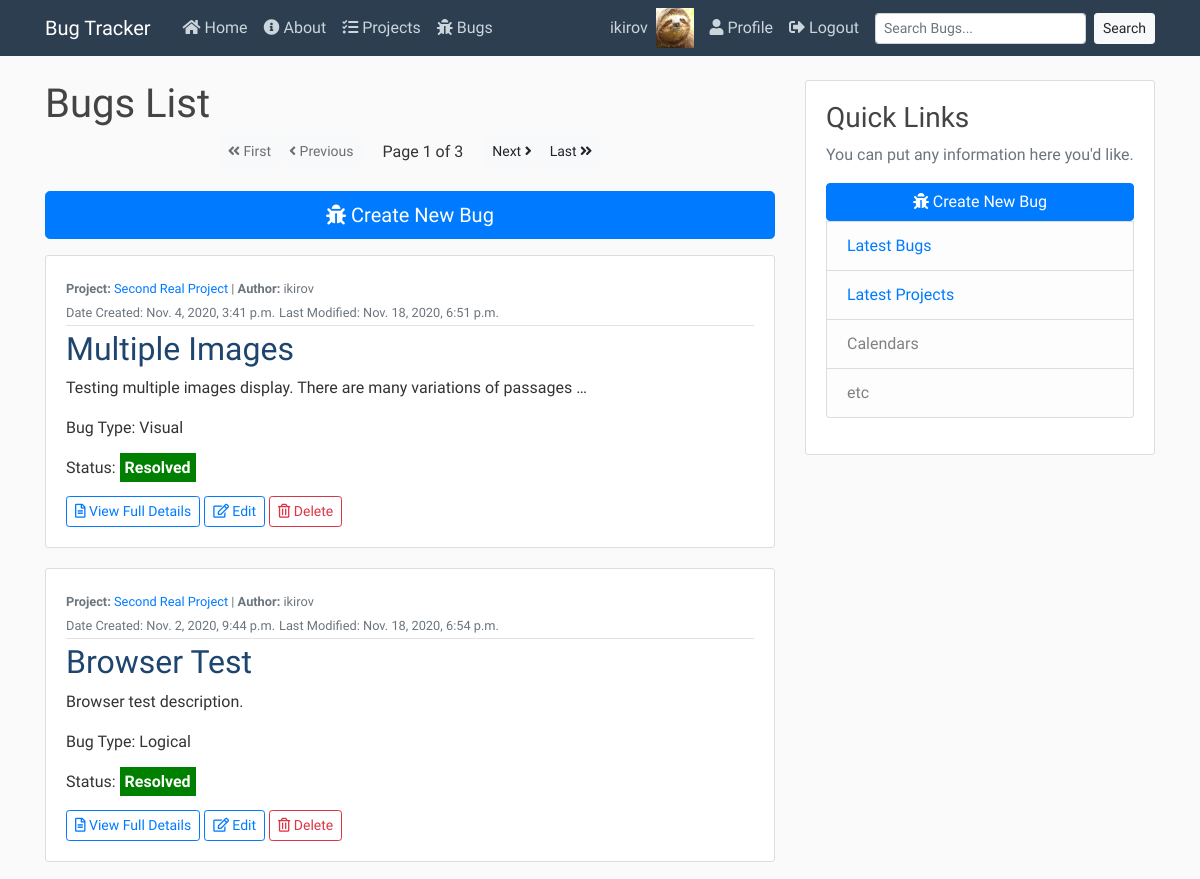
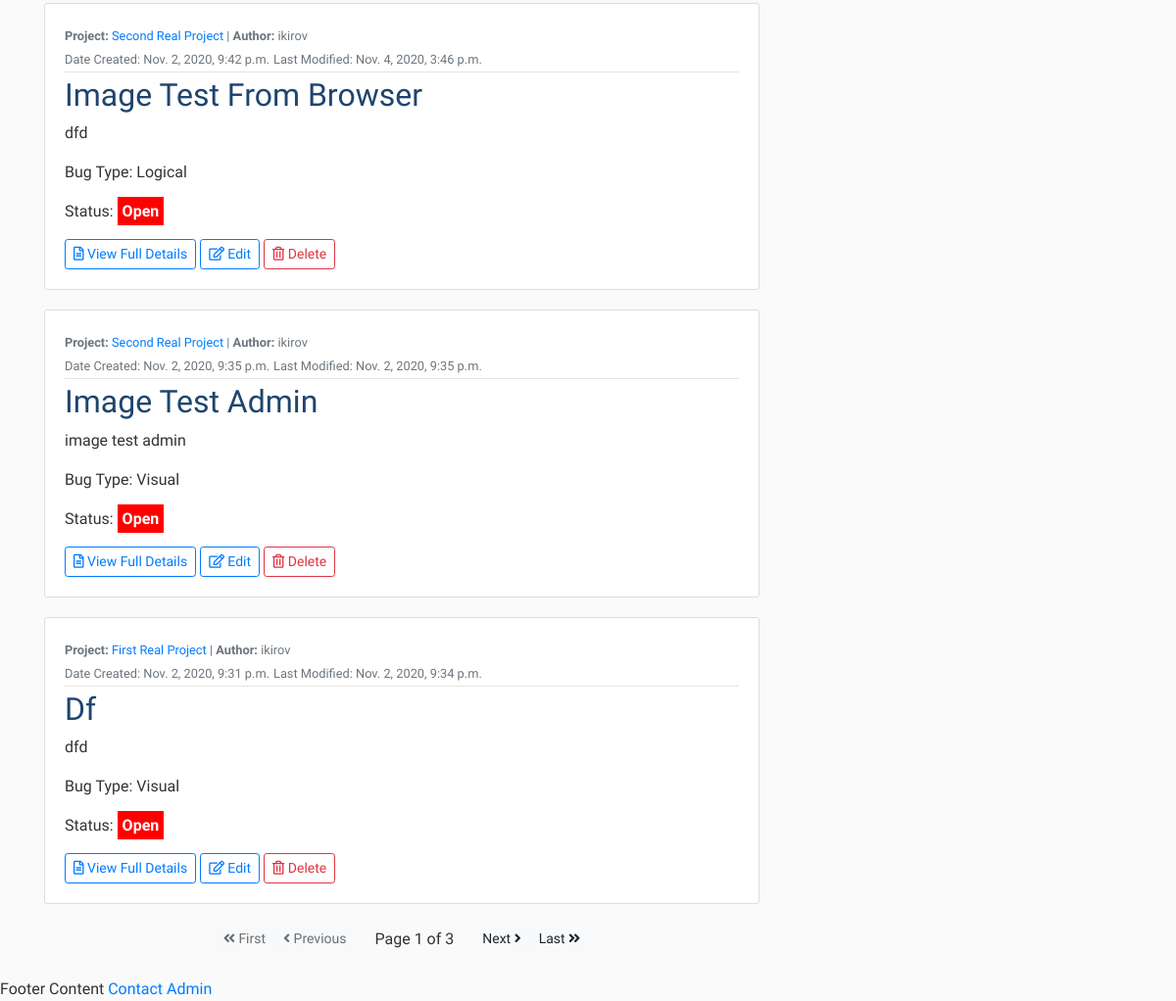
/bugs/ (signed in), run on the app's committed database (2 pictures, top to bottom).
### users/models.py (models this page shows, shortened)
class Profile(models.Model):
    user = models.OneToOneField(User, on_delete=models.CASCADE)
    image = models.ImageField(default='default.jpg', upload_to='profile_pics')

### projects/models.py (models this page shows, shortened)
class Bug(models.Model):
    author = models.ForeignKey(User, on_delete=models.DO_NOTHING)
    name = models.CharField(max_length=50)
    desc = models.CharField(max_length=2000, help_text="2000 character limit.")
    BUG_TYPES = (
        ('V', 'Visual'),
        ('L', 'Logical'),
        ('O', 'Other'),
    )
    bug_type = models.CharField(max_length=1, choices=BUG_TYPES)
    date_added = models.DateTimeField(auto_now_add=True)
    date_modified = models.DateTimeField(auto_now=True)
    project = models.ForeignKey(Project, on_delete=models.CASCADE)
    image = models.ImageField(upload_to='bug_pics', default='default_bug.png')
    image2 = models.ImageField(upload_to='bug_pics', default='default_bug.png')
    resolved = models.BooleanField(default=False)
    class Meta:
        ordering = ['-date_added']

class Project(models.Model):
    name = models.CharField(max_length=50)
    PROJ_TYPES = (
        ('D', 'Dev'),
        ('P', 'Print'),
        ('O', 'Other'),
    )
    proj_type = models.CharField(max_length=1, choices=PROJ_TYPES)
    date_added = models.DateTimeField(auto_now_add=True)
    date_modified = models.DateTimeField(auto_now=True)
    editors = models.ManyToManyField(User)
    def __str__(self):
        return self.name

### projects/views.py (the view)
# urls.py: path('bugs/', BugListView.as_view(), name="bugs-list"),
class BugListView(LoginRequiredMixin, ListView):
    model = Bug
    context_object_name = "bug_list"
    ordering = ['-date_added']
    paginate_by = 5

### projects/templates/projects/bug_list.html
{% extends "status/base.html" %}
{% block content %}
    <h1>Bugs List</h1>
    {% include 'projects/pagination.html' %}
    <p><a class="btn btn-primary btn-lg" style="width: 100%;" href="{% url 'bugs-create' %}"><i class="fas fa-bug"></i> Create New Bug</a></p>
    {% for bug in bug_list %}
        <article class="media content-section">
            <div class="media-body">
                <div class="article-metadata">
                    <small class="text-muted"><strong>Project:</strong> <a href="{% url 'bugs-project' bug.project.id %}">{{ bug.project }}</a> | <strong>Author:</strong> {{ bug.author }}<br/></small>
                    <small class="text-muted">Date Created: {{ bug.date_added }}</small>
                    <small class="text-muted">Last Modified: {{ bug.date_modified }}</small>
                </div>
                <h2><a class="article-title" href="{% url 'bugs-detail' bug.id %}">{{ bug.name|title }}</a></h2>
                <p>{{bug.desc|truncatewords:"10"}}</p>
                <p class="article-content">Bug Type: {{ bug.get_bug_type_display }}</p>
                <p>Status: {{bug.resolved|yesno:"<span style='font-weight: bold; color: white; background-color: green; padding: 5px;'>Resolved</span>, <span style='font-weight: bold; color: white; background-color: red; padding: 5px;'>Open</span>"|safe}}</p>
                <a class="btn btn-outline-primary btn-sm" href="{% url 'bugs-detail' bug.id %}"><i class="far fa-file-alt"></i> View Full Details</a>
                <a class="btn btn-outline-primary btn-sm" href="{% url 'bugs-update' bug.id %}"><i class="far fa-edit"></i> Edit</a>
                <a class="btn btn-outline-danger btn-sm" href="{% url 'bugs-delete' bug.id %}"><i class="far fa-trash-alt"></i> Delete</a>
            </div>
        </article>
    {% endfor %}
    {% include 'projects/pagination.html' %}
{% endblock content %}

### status/templates/status/base.html (shortened to what this page needs)
{% load static %}
<!DOCTYPE html>
<html lang="en">
<head>
    <link rel="stylesheet" href="https://cdn.jsdelivr.net/npm/bootstrap@4.5.3/dist/css/bootstrap.min.css">
    <link rel="stylesheet" href="{% static 'status/main.css' %}">
    <link rel="stylesheet" href="https://use.fontawesome.com/releases/v5.15.1/css/all.css">
</head>
<body>
    <header class="site-header">
        <nav class="navbar navbar-expand-lg navbar-dark bg-arctic-blue fixed-top">
            <div class="container">
            <a class="navbar-brand mr-4" href="{% url 'status-home' %}">Bug Tracker</a>
            <div class="collapse navbar-collapse" id="navbarToggle">
                <div class="navbar-nav mr-auto">
                <a class="nav-item nav-link" href="{% url 'status-home' %}"><i class="fas fa-home"></i> Home</a>
                <a class="nav-item nav-link" href="{% url 'status-about' %}"><i class="fas fa-info-circle"></i> About</a>
                {% if user.is_authenticated %}
                  <a class="nav-item nav-link" href="{% url 'projects-home' %}"><i class="fas fa-tasks"></i> Projects</a>
                  <a class="nav-item nav-link" href="{% url 'bugs-list' %}"><i class="fas fa-bug"></i> Bugs</a>
                {% endif %}
                </div>
                <div class="navbar-nav">
                  {% if user.is_authenticated %}
                    <div class="nav-profile-group">
                      <a class="nav-item nav-link" href="{% url 'profile' %}">{{user.username}}</a>
                      <img src="{{user.profile.image.url}}" style="zoom:15%;" class="mr-5"/>
                    </div>
                    <a class="nav-item nav-link" href="{% url 'profile' %}"><i class="fas fa-user"></i> Profile</a>
                    <a class="nav-item nav-link" href="{% url 'logout' %}"><i class="fas fa-sign-out-alt"></i> Logout</a>
                    <form type="get" action="{% url 'search-results' %}" accept-charset="utf-8" class="form-inline">
                      <input class="form-control form-control-sm ml-sm-2 mr-sm-2" type="search" placeholder="Search Bugs..." aria-label="Search" id="q" name="q">
                      <button class="btn btn-light my-2 my-sm-0 btn-sm" type="submit">Search</button>
                    </form>
                  {% else %}
                    <a class="nav-item nav-link" href="{% url 'login' %}"><i class="fas fa-sign-in-alt"></i> Login</a>
                    <a class="nav-item nav-link" href="{% url 'register' %}">Register</a>
                  {% endif %}
                </div>
            </div>
            </div>
        </nav>
    </header>
    <main role="main" class="container">
        <div class="row">
          <div class="col-lg-8">
            {% block content %}{% endblock %}
          </div>
          <div class="col-lg-4">
            <div class="content-section">
              <h3>Quick Links</h3>
              <p class='text-muted'>You can put any information here you'd like.
                <ul class="list-group">
                  <a class="btn btn-primary" href="{% url 'bugs-create' %}"><i class="fas fa-bug"></i> Create New Bug</a>
                  <li class="list-group-item list-group-item-light"><a href="{% url 'bugs-list' %}">Latest Bugs</a></li>
                  <li class="list-group-item list-group-item-light"><a href="{% url 'projects-home' %}">Latest Projects</a></li>
                  <li class="list-group-item list-group-item-light">Calendars</li>
                  <li class="list-group-item list-group-item-light">etc</li>
                </ul>
              </p>
            </div>
          </div>
        </div>
      </main>
      <footer>
        Footer Content
        <a href="{% url 'contact-admin' %}">Contact Admin</a>
      </footer>
</body>
</html>

### status/static/status/main.css (style rules this page uses)
body { background: #fafafa; color: #333333; margin-top: 5rem; font-family: 'Abel', sans-serif; }
h1, h2, h3, h4, h5, h6 { color: #444444; }
ul { margin: 0; }
.bg-arctic-blue { background-color: #2C3E50; }
.site-header .navbar-nav .nav-link { color: #cbd5db; }
.content-section { background: #ffffff; border: 1px solid #dddddd; border-radius: 3px; margin-bottom: 20px; padding: 20px; }
.article-title { color:#1E456E; }
.article-content { white-space: pre-line; }
.article-metadata { padding-bottom: 1px; margin-bottom: 4px; border-bottom: 1px solid #e3e3e3 }
.nav-profile-group { display: none; }
@media only screen and (min-width: 1200px) { .nav-profile-group { display: flex; justify-content: center; } }

### data on the page
Bug: project "Second Real Project", author "ikirov", date_added "Nov. 4, 2020, 3:41 p.m.", date_modified "Nov. 18, 2020, 6:51 p.m.", name "Multiple Images", desc "Testing multiple images display. There are many variations of passages …", bug_type "Visual", resolved "Resolved"
Bug: project "Second Real Project", author "ikirov", date_added "Nov. 2, 2020, 9:44 p.m.", date_modified "Nov. 18, 2020, 6:54 p.m.", name "Browser Test", desc "Browser test description.", bug_type "Logical", resolved "Resolved"
Bug: project "Second Real Project", author "ikirov", date_added "Nov. 2, 2020, 9:42 p.m.", date_modified "Nov. 4, 2020, 3:46 p.m.", name "Image Test From Browser", desc "dfd", bug_type "Logical", resolved "Open"
Bug: project "Second Real Project", author "ikirov", date_added "Nov. 2, 2020, 9:35 p.m.", date_modified "Nov. 2, 2020, 9:35 p.m.", name "Image Test Admin", desc "image test admin", bug_type "Visual", resolved "Open"
Bug: project "First Real Project", author "ikirov", date_added "Nov. 2, 2020, 9:31 p.m.", date_modified "Nov. 2, 2020, 9:34 p.m.", name "Df", desc "dfd", bug_type "Visual", resolved "Open"

### other printed values
{{ user.username }} "ikirov"
{{ page_obj.number }} "1 1"
{{ page_obj.paginator.num_pages }} "3 3"
